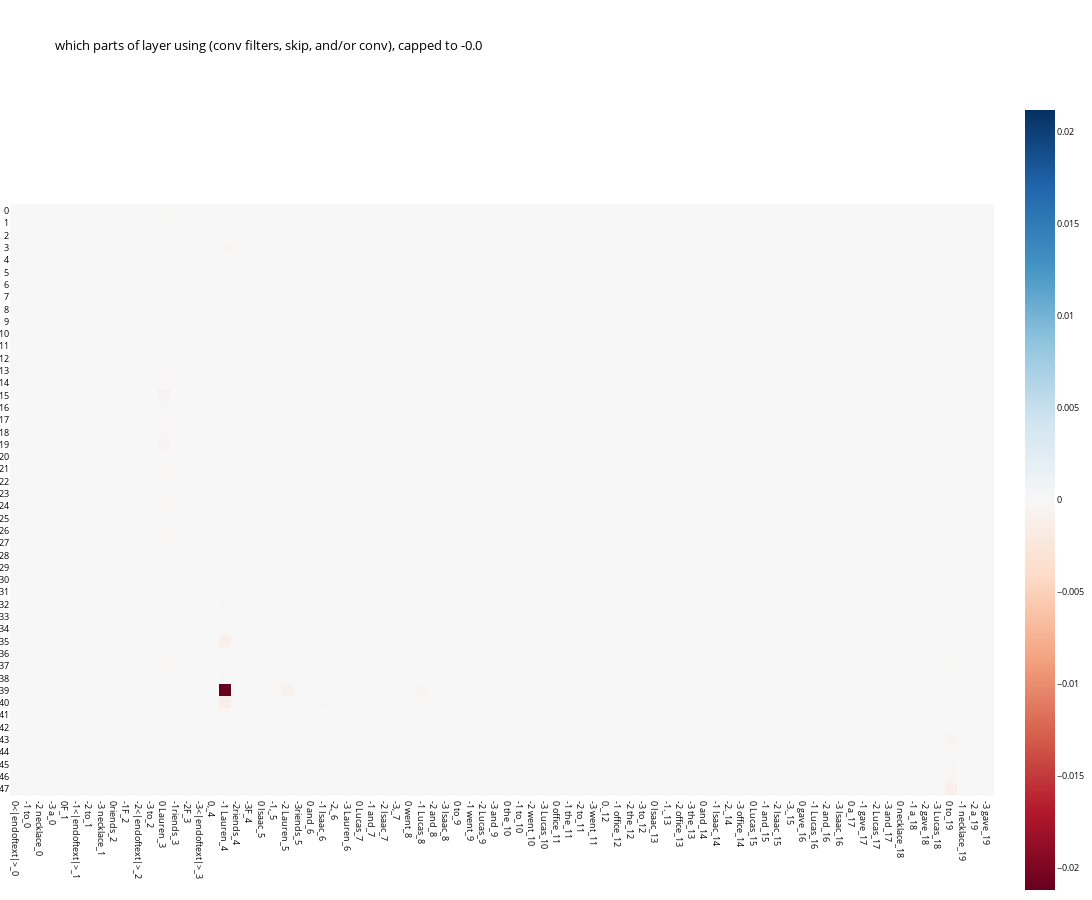
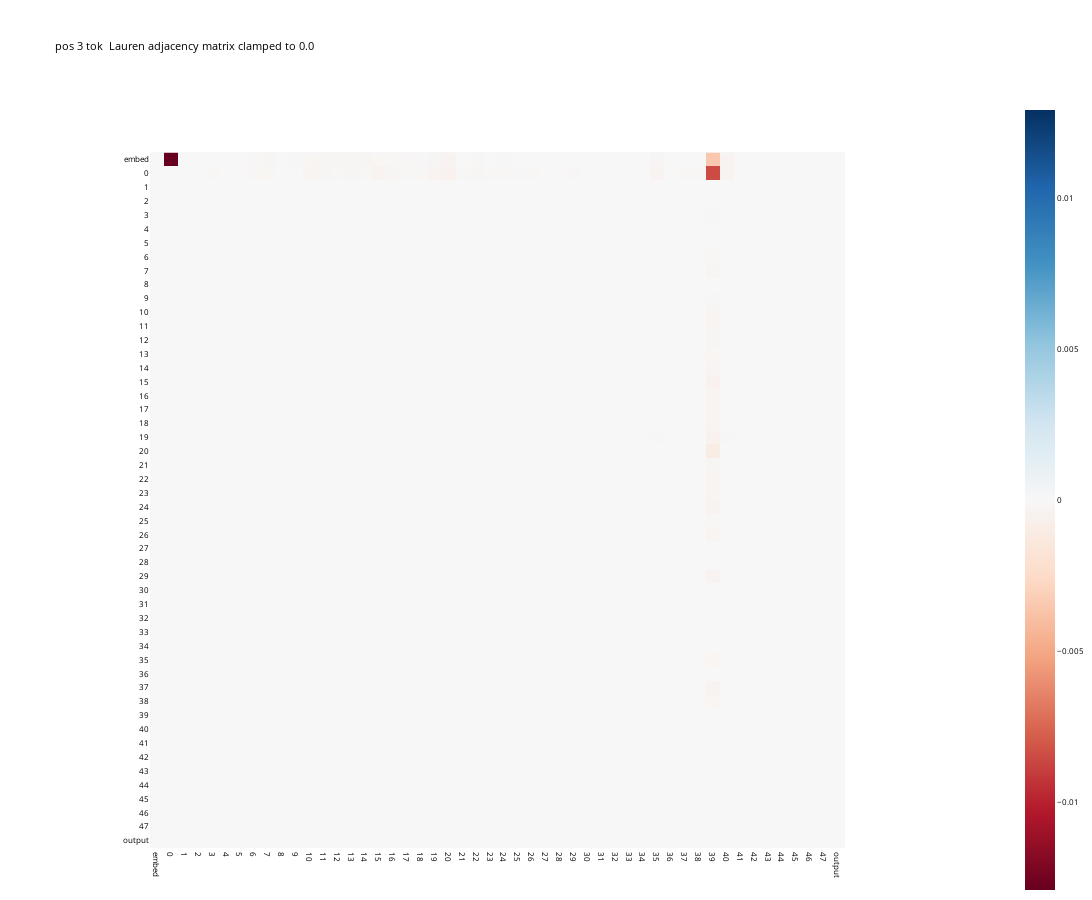
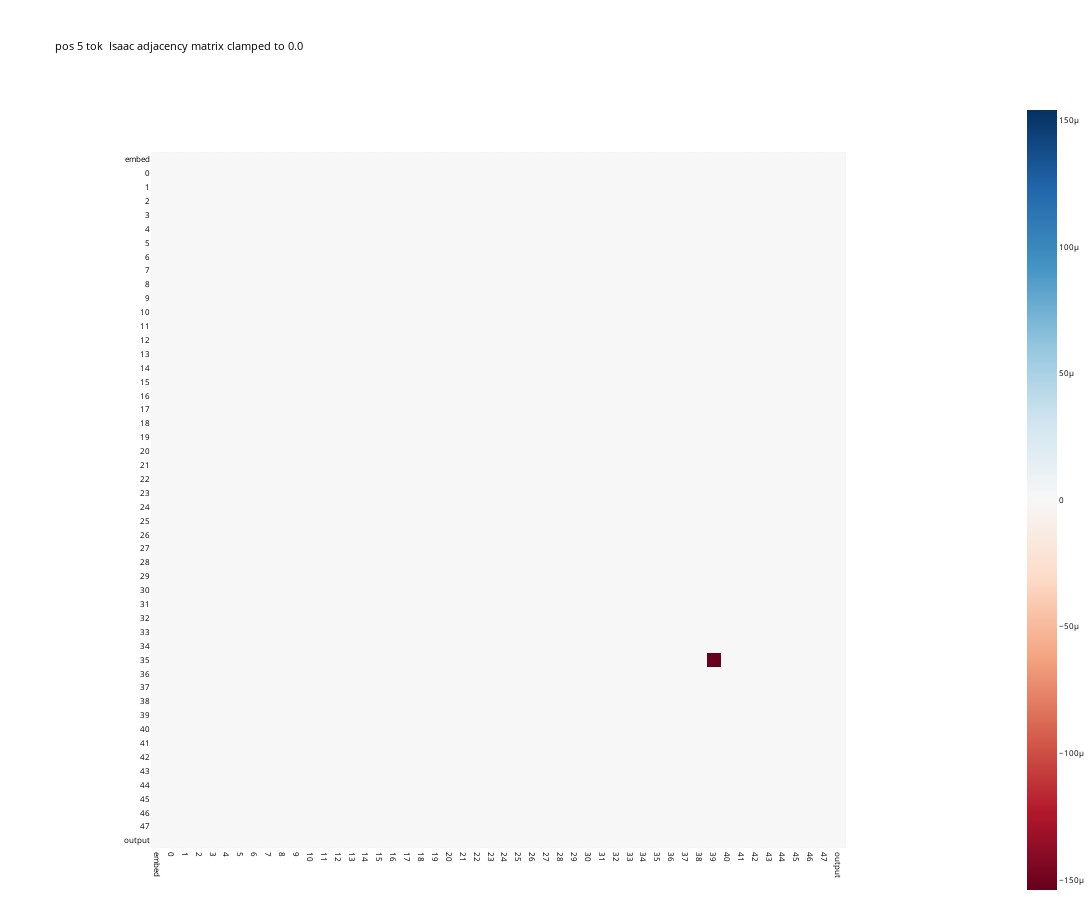
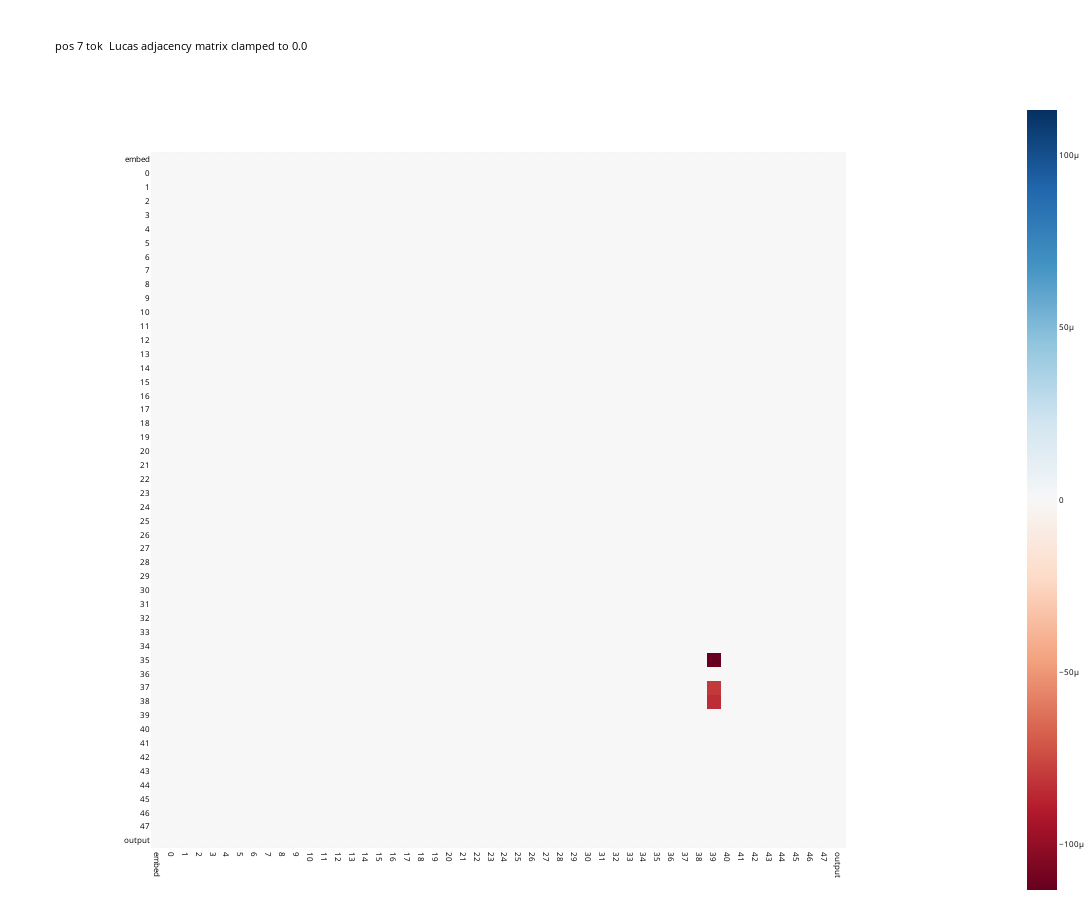

The notebook cell saved with these charts, in order:
### Markdown cell above
# Display ACDC Results

### Code cell
from acdc import ACDCEvalData
from transformer_lens.hook_points import HookPoint
import torch
from IPython.display import display, FileLink, Image
import acdc
from importlib import reload
edges = edges_to_keep
L = data.data.size()[1]
print(f"got L of {L}")
if POSITIONS:
    by_filters = torch.zeros([model.cfg.d_conv*L, model.cfg.n_layers])
else:
    by_filters = torch.zeros([model.cfg.d_conv, model.cfg.n_layers])

# change this to get the different plots
CAP = 0.0
# 1.0 is boolean (present or not)
# 0.0 is just give score

def filter_score(score):
    if CAP == 0.0: return score
    if CAP == 1.0: return 1.0
    return max(score, -CAP)
for edge in edges:
    if not edge.patching and edge.checked:
        if '.conv' in edge.output_node:
            if ":" in edge.label:
                pos = int(edge.label.split(":")[0][1:])
                rest = edge.label.split(":")[1]
            else:
                pos = None
                rest = edge.label[1:]
            filter = int(rest.split("]")[0])        
            layer = edge.output_node.split(".")[0]
            if POSITIONS:
                try:
                    by_filters[model.cfg.d_conv*pos + abs(int(filter)),int(layer)] = filter_score(edge.score_diff_when_patched)
                except:
                    print(L, pos, abs(int(filter)))
                    raise
            else:
                by_filters[abs(int(filter)),int(layer)] = filter_score(edge.score_diff_when_patched)
        if '.skip' in edge.output_node and False:        
            layer = edge.output_node.split(".")[0]
            by_filters[model.cfg.d_conv,int(layer)] = filter_score(edge.score_diff_when_patched)
        if '.ssm' in edge.output_node and False:
            layer = edge.output_node.split(".")[0]
            by_filters[model.cfg.d_conv+1,int(layer)] = filter_score(edge.score_diff_when_patched)
            

def layer_to_i(node):
    if node == INPUT_NODE:
        return 0
    elif node == OUTPUT_NODE:
        return model.cfg.n_layers+1 # because embed is 0
    else:
        return int(node)+1 # because embed is 0


def between_layers_info(edge):
    if edge.patching: return False, None, None
    is_between_layers = False
    layer_input = None
    layer_output = None
    if edge.input_node == INPUT_NODE:
        is_between_layers = True
        layer_input = INPUT_NODE
    if edge.output_node == OUTPUT_NODE:
        is_between_layers = True
        layer_output = OUTPUT_NODE

    if '.' in edge.input_node:
        input_layer, input_type = edge.input_node.split(".")
        if edge.input_node == output(input_layer):
            is_between_layers = True
            layer_input = str(input_layer)
    if '.' in edge.output_node:
        output_layer, output_type = edge.output_node.split(".")
        if edge.output_node == input(output_layer):
            is_between_layers = True
            layer_output = str(output_layer)
    return is_between_layers, layer_input, layer_output

def compute_adj_mat(edges):
    if POSITIONS:
        adj_mat = torch.zeros([L, model.cfg.n_layers+2, model.cfg.n_layers+2])
    else:
        adj_mat = torch.zeros([model.cfg.n_layers+2, model.cfg.n_layers+2])
    for edge in edges:
        is_between_layers, layer_input, layer_output = between_layers_info(edge)
        if is_between_layers:
            if POSITIONS:
                pos = int(edge.label)
                adj_mat[pos, layer_to_i(layer_input), layer_to_i(layer_output)] = edge.score_diff_when_patched
            else:
                adj_mat[layer_to_i(layer_input), layer_to_i(layer_output)] = edge.score_diff_when_patched
    return adj_mat


L = data.data.size()[1]
import networkx as nx
def better_get_nx_graph(adj_mat) -> nx.DiGraph:
    '''
    Converts the edges into a networkx graph
    only edges that have checked == True and patching == False are included
    if include_unchecked=True, any edge that has checked == False is also included
    '''
    num_nodes = adj_mat.size()[-1]
    G = nx.DiGraph()
    edges = []
    if POSITIONS:
        for pos in range(L):
            for i in range(num_nodes):
                for j in range(num_nodes):
                    if adj_mat[pos,i,j] != 0:
                        G.add_edge(str(i), str(j))
                        edges.append((i,j,pos,adj_mat[pos,i,j]))
    else:
        for i in range(num_nodes):
            for j in range(num_nodes):
                if adj_mat[i,j] != 0:
                    G.add_edge(str(i), str(j))
                    edges.append((i,j,None,adj_mat[i,j]))
    return G, edges

def better_prune_edges(adj_mat):
    num_nodes = adj_mat.size()[-1]
    input_node = 0
    output_node = num_nodes-1
    import networkx as nx
    G, edges = better_get_nx_graph(adj_mat=adj_mat)
    pruned_adj_mat = torch.zeros(adj_mat.size())
    pruned_edges = []
    for i,j,pos,attr in edges:
        connected_to_input = False
        try:
            to_input = nx.shortest_path(G, source=str(input_node), target=str(i))
            connected_to_input = True
        except nx.NetworkXNoPath:
            pass
        except nx.NodeNotFound:
            raise ValueError(f"Graph does not have input node {input_node}")
        
        connected_to_output = False
        try:
            to_output = nx.shortest_path(G, source=str(j), target=str(output_node))
            connected_to_output = True
        except nx.NetworkXNoPath:
            pass
        except nx.NodeNotFound:
            raise ValueError(f"Graph does not have output node {output_node}")
        print(f"testing {i}->{j} {connected_to_input} {connected_to_output}")
        if connected_to_input and connected_to_output:
            pruned_adj_mat[pos,i,j] = attr
        else:
            print(f"pruning {pos} {i}->{j} {connected_to_input} {connected_to_output}")
    return pruned_adj_mat

adj_mat = compute_adj_mat(edges_to_keep)
pruned_adj_mat = better_prune_edges(adj_mat)

def imshow(tensor, renderer=None, xaxis="", yaxis="", font_size=None, show=True, color_continuous_midpoint=0.0, **kwargs):
    import plotly.express as px
    import transformer_lens.utils as utils
    fig = px.imshow(utils.to_numpy(tensor), color_continuous_midpoint=color_continuous_midpoint, color_continuous_scale="RdBu", labels={"x":xaxis, "y":yaxis}, **kwargs)
    if not font_size is None:
        if 'x' in kwargs and False:
            fig.update_layout(
              xaxis = dict(
                tickmode='array',
                tickvals = kwargs['x'],
                ticktext = kwargs['x'], 
                ),
               font=dict(size=font_size, color="black"))
        if 'y' in kwargs:
            fig.update_layout(
              yaxis = dict(
                tickmode='array',
                tickvals = kwargs['y'],
                ticktext = kwargs['y'], 
                ),
               font=dict(size=font_size, color="black"))
    plot_args = {
        'width': 1200,
        'height': 900,
        "autosize": False,
        'showlegend': True,
        'margin': {"l":0,"r":0,"t":100,"b":0}
    }
    
    fig.update_layout(**plot_args)
    fig.update_layout(legend=dict(
        yanchor="top",
        y=0.99,
        xanchor="left",
        x=0.01
    ))
    if show:
        fig.show(renderer)
    else:
        return fig

def to_str(lis):
    return [str(x) for x in lis]
x_labels = to_str([-x for x in range(model.cfg.d_conv)])
toks = model.to_str_tokens(data.data[0])
x_labels_all_pos = []
for l in range(L):
    x_labels_all_pos += [label + toks[l+int(label)] + "_" + str(l) for label in x_labels]
print(x_labels, by_filters.size())
print(len(x_labels_all_pos))
title = f'which parts of layer using (conv filters, skip, and/or conv), capped to {-CAP}'
if CAP == 1.0:
    title = f'which parts of layer using (conv filters, skip, and/or conv)'
print(x_labels_all_pos)
imshow(by_filters.T, y=to_str(range(model.cfg.n_layers)), x=x_labels_all_pos, title=title, font_size=9)
#for layer in range(model.cfg.n_layers):
#    imshow(by_filters[:,layer:layer+1].T, y=to_str([layer]), x=x_labels_all_pos, title=str(layer), font_size=9)

labels = ['embed'] + [str(x) for x in range(model.cfg.n_layers)] + ['output']
if POSITIONS:
    for position in range(L):
        if torch.any(pruned_adj_mat[position] != 0):
            imshow(pruned_adj_mat[position], y=labels, x=labels, title=f'pos {position} tok {toks[position]} adjacency matrix clamped to {CAP}', font_size=8)
else:
    imshow(pruned_adj_mat, y=labels, x=labels, title=f'adjacency matrix clamped to {CAP}', font_size=8)

### Figure 1 — Plotly figure (JSON) as saved in the notebook; plotly's stock layout.template omitted (floating-point values rounded to 4 significant figures; data arrays with more than 128 entries replaced by an {"elided": "..."} marker saying what was removed)
{"data": [{"coloraxis": "coloraxis", "hovertemplate": "x: %{x}<br>y: %{y}<br>color: %{z}<extra></extra>", "name": "0", "type": "heatmap", "x": ["0<|endoftext|>_0", "-1 to_0", "-2 necklace_0", "-3 a_0", "0F_1", "-1<|endoftext|>_1", "-2 to_1", "-3 necklace_1", "0riends_2", "-1F_2", "-2<|endoftext|>_2", "-3 to_2", "0 Lauren_3", "-1riends_3", "-2F_3", "-3<|endoftext|>_3", "0,_4", "-1 Lauren_4", "-2riends_4", "-3F_4", "0 Isaac_5", "-1,_5", "-2 Lauren_5", "-3riends_5", "0 and_6", "-1 Isaac_6", "-2,_6", "-3 Lauren_6", "0 Lucas_7", "-1 and_7", "-2 Isaac_7", "-3,_7", "0 went_8", "-1 Lucas_8", "-2 and_8", "-3 Isaac_8", "0 to_9", "-1 went_9", "-2 Lucas_9", "-3 and_9", "0 the_10", "-1 to_10", "-2 went_10", "-3 Lucas_10", "0 office_11", "-1 the_11", "-2 to_11", "-3 went_11", "0._12", "-1 office_12", "-2 the_12", "-3 to_12", "0 Isaac_13", "-1._13", "-2 office_13", "-3 the_13", "0 and_14", "-1 Isaac_14", "-2._14", "-3 office_14", "0 Lucas_15", "-1 and_15", "-2 Isaac_15", "-3._15", "0 gave_16", "-1 Lucas_16", "-2 and_16", "-3 Isaac_16", "0 a_17", "-1 gave_17", "-2 Lucas_17", "-3 and_17", "0 necklace_18", "-1 a_18", "-2 gave_18", "-3 Lucas_18", "0 to_19", "-1 necklace_19", "-2 a_19", "-3 gave_19"], "xaxis": "x", "y": ["0", "1", "2", "3", "4", "5", "6", "7", "8", "9", "10", "11", "12", "13", "14", "15", "16", "17", "18", "19", "20", "21", "22", "23", "24", "25", "26", "27", "28", "29", "30", "31", "32", "33", "34", "35", "36", "37", "38", "39", "40", "41", "42", "43", "44", "45", "46", "47"], "yaxis": "y", "z": {"elided": "48x80 float values"}}], "layout": {"autosize": false, "coloraxis": {"cmid": 0, "colorscale": [[0, "rgb(103,0,31)"], [0.1, "rgb(178,24,43)"], [0.2, "rgb(214,96,77)"], [0.3, "rgb(244,165,130)"], [0.4, "rgb(253,219,199)"], [0.5, "rgb(247,247,247)"], [0.6, "rgb(209,229,240)"], [0.7, "rgb(146,197,222)"], [0.8, "rgb(67,147,195)"], [0.9, "rgb(33,102,172)"], [1, "rgb(5,48,97)"]]}, "font": {"color": "black", "size": 9}, "height": 900, "legend": {"x": 0.01, "xanchor": "left", "y": 0.99, "yanchor": "top"}, "margin": {"b": 0, "l": 0, "r": 0, "t": 100}, "showlegend": true, "title": {"text": "which parts of layer using (conv filters, skip, and/or conv), capped to -0.0"}, "width": 1200, "xaxis": {"anchor": "y", "autorange": true, "constrain": "domain", "domain": [0, 1], "range": [-0.5, 79.5], "scaleanchor": "y", "type": "category"}, "yaxis": {"anchor": "x", "autorange": true, "constrain": "domain", "domain": [0.07663, 0.9234], "range": [47.5, -0.5], "tickmode": "array", "ticktext": ["0", "1", "2", "3", "4", "5", "6", "7", "8", "9", "10", "11", "12", "13", "14", "15", "16", "17", "18", "19", "20", "21", "22", "23", "24", "25", "26", "27", "28", "29", "30", "31", "32", "33", "34", "35", "36", "37", "38", "39", "40", "41", "42", "43", "44", "45", "46", "47"], "tickvals": ["0", "1", "2", "3", "4", "5", "6", "7", "8", "9", "10", "11", "12", "13", "14", "15", "16", "17", "18", "19", "20", "21", "22", "23", "24", "25", "26", "27", "28", "29", "30", "31", "32", "33", "34", "35", "36", "37", "38", "39", "40", "41", "42", "43", "44", "45", "46", "47"], "type": "category"}}}

### Figure 2 — Plotly figure (JSON) as saved in the notebook; plotly's stock layout.template omitted (floating-point values rounded to 4 significant figures; data arrays with more than 128 entries replaced by an {"elided": "..."} marker saying what was removed)
{"data": [{"coloraxis": "coloraxis", "hovertemplate": "x: %{x}<br>y: %{y}<br>color: %{z}<extra></extra>", "name": "0", "type": "heatmap", "x": ["embed", "0", "1", "2", "3", "4", "5", "6", "7", "8", "9", "10", "11", "12", "13", "14", "15", "16", "17", "18", "19", "20", "21", "22", "23", "24", "25", "26", "27", "28", "29", "30", "31", "32", "33", "34", "35", "36", "37", "38", "39", "40", "41", "42", "43", "44", "45", "46", "47", "output"], "xaxis": "x", "y": ["embed", "0", "1", "2", "3", "4", "5", "6", "7", "8", "9", "10", "11", "12", "13", "14", "15", "16", "17", "18", "19", "20", "21", "22", "23", "24", "25", "26", "27", "28", "29", "30", "31", "32", "33", "34", "35", "36", "37", "38", "39", "40", "41", "42", "43", "44", "45", "46", "47", "output"], "yaxis": "y", "z": {"elided": "50x50 float values"}}], "layout": {"autosize": false, "coloraxis": {"cmid": 0, "colorscale": [[0, "rgb(103,0,31)"], [0.1, "rgb(178,24,43)"], [0.2, "rgb(214,96,77)"], [0.3, "rgb(244,165,130)"], [0.4, "rgb(253,219,199)"], [0.5, "rgb(247,247,247)"], [0.6, "rgb(209,229,240)"], [0.7, "rgb(146,197,222)"], [0.8, "rgb(67,147,195)"], [0.9, "rgb(33,102,172)"], [1, "rgb(5,48,97)"]]}, "font": {"color": "black", "size": 8}, "height": 900, "legend": {"x": 0.01, "xanchor": "left", "y": 0.99, "yanchor": "top"}, "margin": {"b": 0, "l": 0, "r": 0, "t": 100}, "showlegend": true, "title": {"text": "pos 3 tok  Lauren adjacency matrix clamped to 0.0"}, "width": 1200, "xaxis": {"anchor": "y", "autorange": true, "constrain": "domain", "domain": [0.1508, 0.8492], "range": [-0.5, 49.5], "scaleanchor": "y", "type": "category"}, "yaxis": {"anchor": "x", "autorange": true, "constrain": "domain", "domain": [0, 1], "range": [49.5, -0.5], "tickmode": "array", "ticktext": ["embed", "0", "1", "2", "3", "4", "5", "6", "7", "8", "9", "10", "11", "12", "13", "14", "15", "16", "17", "18", "19", "20", "21", "22", "23", "24", "25", "26", "27", "28", "29", "30", "31", "32", "33", "34", "35", "36", "37", "38", "39", "40", "41", "42", "43", "44", "45", "46", "47", "output"], "tickvals": ["embed", "0", "1", "2", "3", "4", "5", "6", "7", "8", "9", "10", "11", "12", "13", "14", "15", "16", "17", "18", "19", "20", "21", "22", "23", "24", "25", "26", "27", "28", "29", "30", "31", "32", "33", "34", "35", "36", "37", "38", "39", "40", "41", "42", "43", "44", "45", "46", "47", "output"], "type": "category"}}}

### Figure 3 — Plotly figure (JSON) as saved in the notebook; plotly's stock layout.template omitted (floating-point values rounded to 4 significant figures; data arrays with more than 128 entries replaced by an {"elided": "..."} marker saying what was removed)
{"data": [{"coloraxis": "coloraxis", "hovertemplate": "x: %{x}<br>y: %{y}<br>color: %{z}<extra></extra>", "name": "0", "type": "heatmap", "x": ["embed", "0", "1", "2", "3", "4", "5", "6", "7", "8", "9", "10", "11", "12", "13", "14", "15", "16", "17", "18", "19", "20", "21", "22", "23", "24", "25", "26", "27", "28", "29", "30", "31", "32", "33", "34", "35", "36", "37", "38", "39", "40", "41", "42", "43", "44", "45", "46", "47", "output"], "xaxis": "x", "y": ["embed", "0", "1", "2", "3", "4", "5", "6", "7", "8", "9", "10", "11", "12", "13", "14", "15", "16", "17", "18", "19", "20", "21", "22", "23", "24", "25", "26", "27", "28", "29", "30", "31", "32", "33", "34", "35", "36", "37", "38", "39", "40", "41", "42", "43", "44", "45", "46", "47", "output"], "yaxis": "y", "z": {"elided": "50x50 float values"}}], "layout": {"autosize": false, "coloraxis": {"cmid": 0, "colorscale": [[0, "rgb(103,0,31)"], [0.1, "rgb(178,24,43)"], [0.2, "rgb(214,96,77)"], [0.3, "rgb(244,165,130)"], [0.4, "rgb(253,219,199)"], [0.5, "rgb(247,247,247)"], [0.6, "rgb(209,229,240)"], [0.7, "rgb(146,197,222)"], [0.8, "rgb(67,147,195)"], [0.9, "rgb(33,102,172)"], [1, "rgb(5,48,97)"]]}, "font": {"color": "black", "size": 8}, "height": 900, "legend": {"x": 0.01, "xanchor": "left", "y": 0.99, "yanchor": "top"}, "margin": {"b": 0, "l": 0, "r": 0, "t": 100}, "showlegend": true, "title": {"text": "pos 5 tok  Isaac adjacency matrix clamped to 0.0"}, "width": 1200, "xaxis": {"anchor": "y", "autorange": true, "constrain": "domain", "domain": [0.1515, 0.8485], "range": [-0.5, 49.5], "scaleanchor": "y", "type": "category"}, "yaxis": {"anchor": "x", "autorange": true, "constrain": "domain", "domain": [0, 1], "range": [49.5, -0.5], "tickmode": "array", "ticktext": ["embed", "0", "1", "2", "3", "4", "5", "6", "7", "8", "9", "10", "11", "12", "13", "14", "15", "16", "17", "18", "19", "20", "21", "22", "23", "24", "25", "26", "27", "28", "29", "30", "31", "32", "33", "34", "35", "36", "37", "38", "39", "40", "41", "42", "43", "44", "45", "46", "47", "output"], "tickvals": ["embed", "0", "1", "2", "3", "4", "5", "6", "7", "8", "9", "10", "11", "12", "13", "14", "15", "16", "17", "18", "19", "20", "21", "22", "23", "24", "25", "26", "27", "28", "29", "30", "31", "32", "33", "34", "35", "36", "37", "38", "39", "40", "41", "42", "43", "44", "45", "46", "47", "output"], "type": "category"}}}

### Figure 4 — Plotly figure (JSON) as saved in the notebook; plotly's stock layout.template omitted (floating-point values rounded to 4 significant figures; data arrays with more than 128 entries replaced by an {"elided": "..."} marker saying what was removed)
{"data": [{"coloraxis": "coloraxis", "hovertemplate": "x: %{x}<br>y: %{y}<br>color: %{z}<extra></extra>", "name": "0", "type": "heatmap", "x": ["embed", "0", "1", "2", "3", "4", "5", "6", "7", "8", "9", "10", "11", "12", "13", "14", "15", "16", "17", "18", "19", "20", "21", "22", "23", "24", "25", "26", "27", "28", "29", "30", "31", "32", "33", "34", "35", "36", "37", "38", "39", "40", "41", "42", "43", "44", "45", "46", "47", "output"], "xaxis": "x", "y": ["embed", "0", "1", "2", "3", "4", "5", "6", "7", "8", "9", "10", "11", "12", "13", "14", "15", "16", "17", "18", "19", "20", "21", "22", "23", "24", "25", "26", "27", "28", "29", "30", "31", "32", "33", "34", "35", "36", "37", "38", "39", "40", "41", "42", "43", "44", "45", "46", "47", "output"], "yaxis": "y", "z": {"elided": "50x50 float values"}}], "layout": {"autosize": false, "coloraxis": {"cmid": 0, "colorscale": [[0, "rgb(103,0,31)"], [0.1, "rgb(178,24,43)"], [0.2, "rgb(214,96,77)"], [0.3, "rgb(244,165,130)"], [0.4, "rgb(253,219,199)"], [0.5, "rgb(247,247,247)"], [0.6, "rgb(209,229,240)"], [0.7, "rgb(146,197,222)"], [0.8, "rgb(67,147,195)"], [0.9, "rgb(33,102,172)"], [1, "rgb(5,48,97)"]]}, "font": {"color": "black", "size": 8}, "height": 900, "legend": {"x": 0.01, "xanchor": "left", "y": 0.99, "yanchor": "top"}, "margin": {"b": 0, "l": 0, "r": 0, "t": 100}, "showlegend": true, "title": {"text": "pos 7 tok  Lucas adjacency matrix clamped to 0.0"}, "width": 1200, "xaxis": {"anchor": "y", "autorange": true, "constrain": "domain", "domain": [0.1515, 0.8485], "range": [-0.5, 49.5], "scaleanchor": "y", "type": "category"}, "yaxis": {"anchor": "x", "autorange": true, "constrain": "domain", "domain": [0, 1], "range": [49.5, -0.5], "tickmode": "array", "ticktext": ["embed", "0", "1", "2", "3", "4", "5", "6", "7", "8", "9", "10", "11", "12", "13", "14", "15", "16", "17", "18", "19", "20", "21", "22", "23", "24", "25", "26", "27", "28", "29", "30", "31", "32", "33", "34", "35", "36", "37", "38", "39", "40", "41", "42", "43", "44", "45", "46", "47", "output"], "tickvals": ["embed", "0", "1", "2", "3", "4", "5", "6", "7", "8", "9", "10", "11", "12", "13", "14", "15", "16", "17", "18", "19", "20", "21", "22", "23", "24", "25", "26", "27", "28", "29", "30", "31", "32", "33", "34", "35", "36", "37", "38", "39", "40", "41", "42", "43", "44", "45", "46", "47", "output"], "type": "category"}}}
